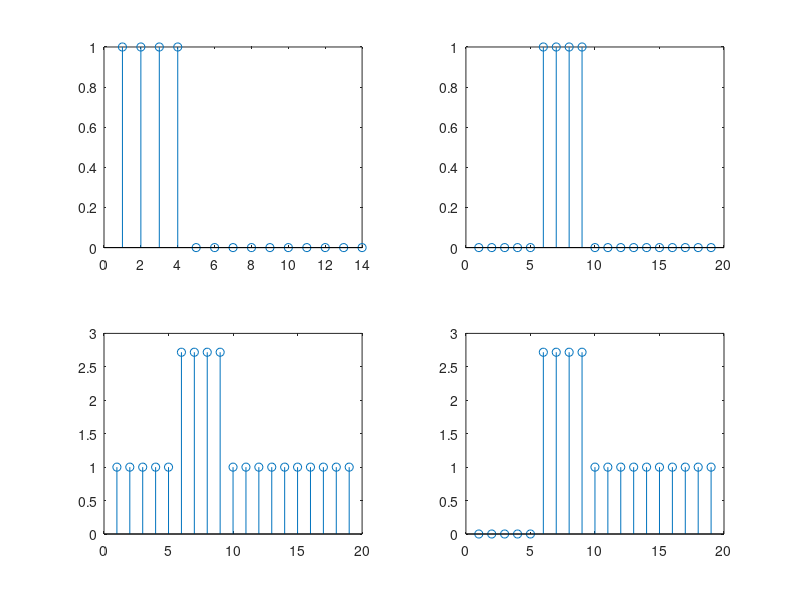

Write the MATLAB code that produced this figure.
clc;
close all;
clear all;
% Check whether the system is Time Invariant or Time Variant

x=[1,1,1,1]; 
x1=[x zeros(1,10)];  %x1=[1,1,1,1,0,0,.......0]
k=input('Enter the shift value:');

x11=[zeros(1,k) x1];
y11=exp(x11);  %y(n,k)
y12=exp(x1);
y12_new=[zeros(1,k) y12];  %y(n-k)

subplot(2,2,1);
stem(x1);
subplot(2,2,2);
stem(x11);
subplot(2,2,3);
stem(y11);
subplot(2,2,4);
stem(y12_new);

if (abs(y11-y12_new)<=0.0001)
    then
    disp('The System is Time Invariant');
else
    disp('The System is Time Variant');
end;
